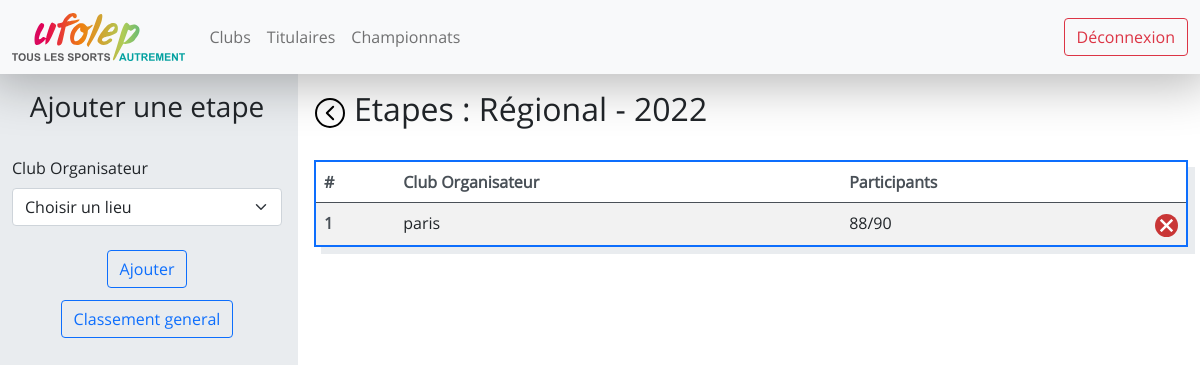
The page /championnat-12/etapes/ (signed in) on the database its author committed.
### website/models.py (models this page shows)
class Championnat_type(db.Model) :
    __tablename__ = "championnat_type"
    id = db.Column(db.Integer, primary_key=True)
    type = db.Column(db.String(50), nullable=False)
    nb_etapes_max = db.Column(db.Integer, nullable=False)
    championnats =  db.relationship('Championnat', backref='championnat_type', lazy=True)

class Championnat(db.Model) :
    __tablename__ = "championnat"
    id = db.Column(db.Integer, primary_key=True)
    championnat_type_id = db.Column(db.Integer, db.ForeignKey('championnat_type.id'), nullable=False)
    annee = db.Column(db.Integer, nullable=False)
    etapes = db.relationship('Etape', backref='championnat', lazy=True, cascade="all, delete")

class Club(db.Model) :
    __tablename__ = "club"
    id = db.Column(db.Integer, primary_key=True)
    ville = db.Column(db.String(100), unique=True, nullable=False)
    initiales = db.Column(db.String(5), unique=True, nullable=False)
    titulaires = db.relationship('Titulaire', backref='club', lazy=True)
    etapes = db.relationship('Etape', cascade="all, delete-orphan",backref='club', lazy=True)

### website/views.py (the view)
@views.route("/championnat-<championnat_id>/etapes/")
@login_required
def etapes(championnat_id) :
    championnat = Championnat.query.filter_by(id=championnat_id).first()
    if championnat is not None :
        championnat_type = Championnat_type.query.filter_by(id=championnat.championnat_type_id).first().type
        clubs = Club.query.all()
        etapes = get_etapes_dict(championnat)
        return render_template('etapes.html', championnat=championnat, championnat_type=championnat_type, clubs=clubs, etapes=etapes)
    return render_template('404.html'), 404

### app.py (called while the page is built)
@app.teardown_appcontext
def shutdown_session(exception=None):
    db.session.remove()

### website/__init__.py (called while the page is built)
def create_app() :
    app = Flask(__name__)
    app.config["SECRET_KEY"] = "ti=his is a test"
    app.config['SQLALCHEMY_DATABASE_URI'] = 'sqlite:///database.db'
    app.config['SQLALCHEMY_TRACK_MODIFICATIONS'] = True
    db.init_app(app)
    login_manager = LoginManager()
    login_manager.login_view = "auth.login"
    login_manager.init_app(app)
    from .models import User
    @login_manager.user_loader
    def load_user(user_id) :
        return User.query.get(int(user_id))
    from .views import views
    from .auth import auth
    app.register_blueprint(views, url_prefix="/")
    app.register_blueprint(auth, url_prefix="/")
    db.create_all(app=app)
    return app

### website/views.py (called while the page is built)
def get_etapes_dict(championnat) :
    etapes_list = championnat.etapes
    etapes = []
    for etape in etapes_list :
        etapes.append({
            'id': etape.id,
            'club': Club.query.filter_by(id=etape.lieu_id).first().ville,
            'participants': len(Participant_etape.query.filter_by(etape_id=etape.id).all()),
            'nb_titulaires': len(Titulaire.query.all())
        })
    return etapes

### website/templates/etapes.html (shortened to what this page needs)
{% extends "logged.html" %}
{% block logged_css %}
<link
    href="{{ url_for('static', filename='clubs.css') }}"
    rel="stylesheet"
>
{% endblock %}
{% block left_col %}
<form class="" method="post">
    <div class="title horizontal-flex mb-4">
        <h3>Ajouter une etape</h3>
    </div>
    <div class="mb-4">
        <label for="lieu" class="form-label">Club Organisateur</label>
        <select id="lieu" name="lieuId" class="form-select {% if lieu %}is-invalid{% endif %}">
            <option value="none" selected>Choisir un lieu</option>
        </select>
    </div>
    <div class="horizontal-flex">
        <button style="margin-bottom: 12px;" type="submit" class="btn btn-outline-primary">Ajouter</button>
    </div>
</form>
<form method="post" action="{{url_for('views.generer_pdf_classement_general',championnat_id=championnat.id)}}">
    <div class="horizontal-flex">
        <button type="submit" class="btn btn-outline-primary">Classement general</button>
    </div>
</form>
{% endblock %}
{% block right_col %}
<div class="title mb-4">
    <div class="center-flex me-2">
        <a href="{{ url_for('views.championnats') }}"><img class="back" src="{{ url_for('static', filename='back.svg') }}" alt="Retour"></a>
    </div>
    <h2>Etapes : {{ championnat_type }} - {{ championnat.annee }}</h2>
</div>
<table class="table table-striped table-hover">
    <thead>
        <tr>
            <th scope="col">#</th>
            <th scope="col">Club Organisateur</th>
            <th scope="col">Participants</th>
            <th>  </th>
        </tr>
    </thead>
    <tbody>
        {% for etape in etapes %}
        <tr>
            <th scope="row" onclick="window.location='{{ url_for('views.etape', championnat_id=championnat.id, etape_id=etape['id'])}}';">{{ loop.index }}</th>
            <td onclick="window.location='{{ url_for('views.etape', championnat_id=championnat.id, etape_id=etape['id'])}}';">{{ etape['club'] }}</td>
            <td onclick="window.location='{{ url_for('views.etape', championnat_id=championnat.id, etape_id=etape['id'])}}';">{{ etape['participants'] }}/{{ etape['nb_titulaires'] }}</td>
            <td class="img"><a href="#" onclick="delete_etape({{ etape['id'] }}, event)"><img src="{{ url_for('static', filename='delete.svg') }}" alt="Supprimer"></a></td>
        </tr>
        {% endfor %}
    </tbody>
</table>
{% endblock %}

### website/static/main.css (style rules this page uses)
* { padding: 0; margin: 0; }
html, body { font-family: open-sans; overflow: hidden; }
select { font-family: open-sans; }
.center-flex { display: flex; align-items: center; justify-content: center; }
.horizontal-flex { display: flex; justify-content: center; }
img.back { height: 2rem; }
.table { box-shadow: 7px 7px 0 0 var(--bs-gray-200); border: 2px solid var(--bs-blue) !important; }
.table th { color: var(--bs-gray-700); border-color: var(--bs-gray-400); }
.table td { border-color: var(--bs-gray-400); }

### website/static/clubs.css (style rules this page uses)
tr { cursor: pointer; }
.title { display: flex; }
td.img { width: 2.5rem; cursor: pointer; }
td.img img { max-height: 100%; //width: auto; height: auto; max-width: 100%; }

### rows shown on the page
Championnat_type: type "Régional"
Championnat: annee "2022"
Club: club "paris", participants "88", nb_titulaires "90"
